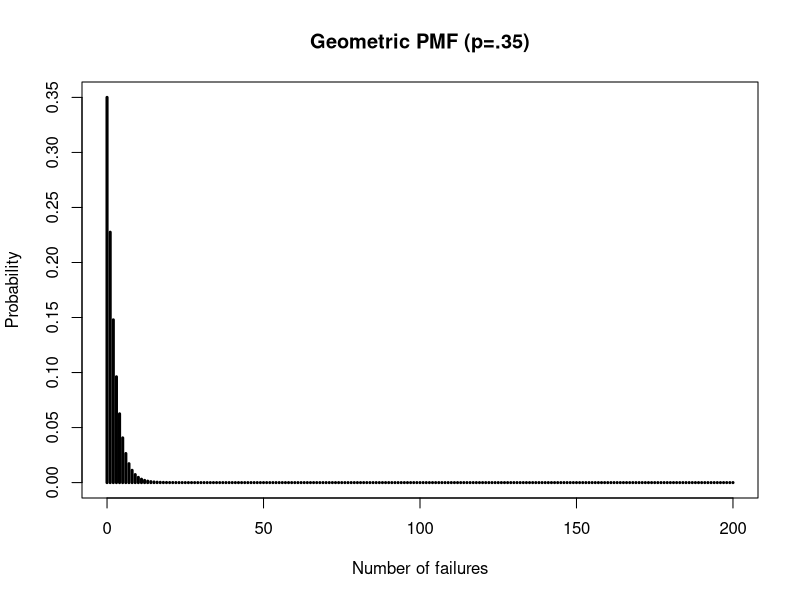

This figure's R source:
plotpmf<-function(x, pmf, main="no title provided", 
                  xlab="no xlab provided"){
  plot(x, pmf, type='h', main=main, lwd=3,
       ylab='Probability', xlab =xlab)
}

# We can do things by hand
# Let's assume we are flipping weighted coins with 
# P(Heads)=.35
p=.35

# Let's create the PMF
x<-0:200

pmf<-p*(1-p)^x

plotpmf(x, pmf, xlab="Number of failures", main="Geometric PMF (p=.35)")

# What is the expected value?
mu=sum(x*pmf)

# What about the variance?
sum((x-mu)^2*pmf)
(1-p)/p^2

# dgeom will give us the PMF values
dgeom(0:9, p)
p*(1-p)^(0:9)

# pgeom will give the cumulative PMF values
sum(p*(1-p)^(0:9))
pgeom(9, p)


# we can find probabilities above using lower.tail=FALSE
#  this does NOT include the value given in the function
#  only > x, not >= x
pgeom(9, p, lower.tail=FALSE)
1-pgeom(9, p)
sum(dgeom(10:200,p))

# qgeom will find quantiles, such as Q1, Q2, or Q3
qgeom(.25, p) #Q1
qgeom(.5, p) #Q2
qgeom(.75, p) #Q3
pgeom(3, p)
pgeom(2, p)

# rgeom will generate random data
max(rgeom(10000, p))

# Example: If we flip weighted coins with p=.35, 
#  what is the probability we have 9 failures before
#  the first success?
# By hand
(1-p)^9*p

# Using dgeom
dgeom(9, p)

# What is the probability we have between 6 and 10 failures? 
# (inclusive)
# By hand
sum((1-p)^(6:10)*p)

# Using dgeom
sum(dgeom(6:10, p))

# Using pgeom
pgeom(10, p) - pgeom(5, p)
pgeom(5, p, lower.tail=FALSE) - pgeom(10, p, lower.tail=FALSE)